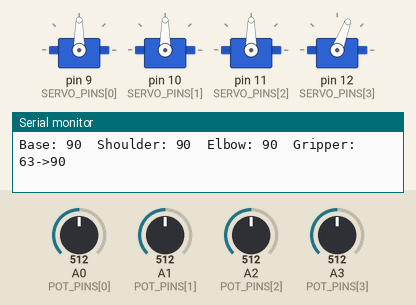
Bench run of a sketch on a simulated Arduino Uno, built with avr-gcc and run on an emulated ATmega328P. Parts: 4 × servo, the last lines printed to the serial monitor. The inputs (shaded band) are chosen by the test bench; at power-on: A0 (POT_PINS[0]) = 512, A1 (POT_PINS[1]) = 512, A2 (POT_PINS[2]) = 512, A3 (POT_PINS[3]) = 512.

Above: at 1.2 s.
1.3 s: A0 (POT_PINS[0]) set to 992
At 4.0 s:
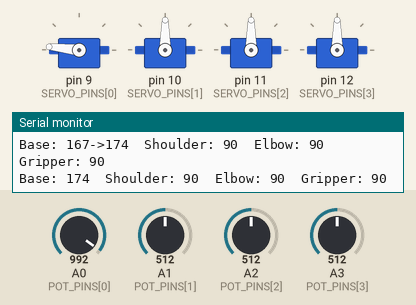
4.3 s: A1 (POT_PINS[1]) set to 562
At 5.9 s:
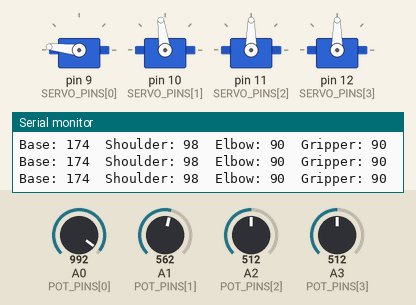
7.3 s: A1 (POT_PINS[1]) set to 588
At 8.0 s:
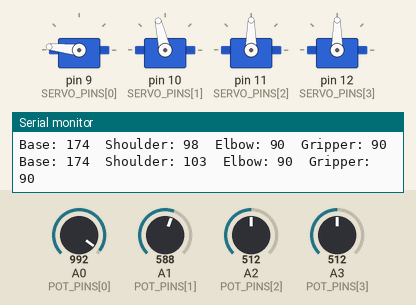
9.0 s: A2 (POT_PINS[2]) set to 716
At 10.4 s:
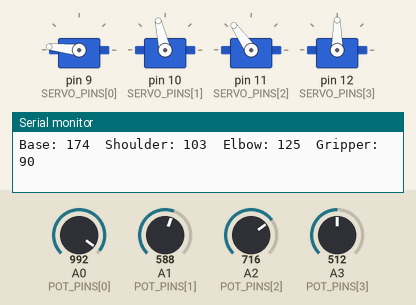
11.3 s: A3 (POT_PINS[3]) set to 716
At 13.3 s:
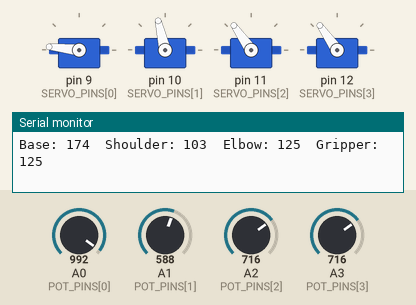
13.6 s: A1 (POT_PINS[1]) set to 716
At 15.3 s:
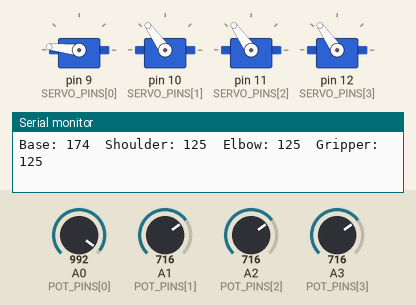
Timing chart, 0 to 16.6 s (numbered marks = the images above; inputs shaded):
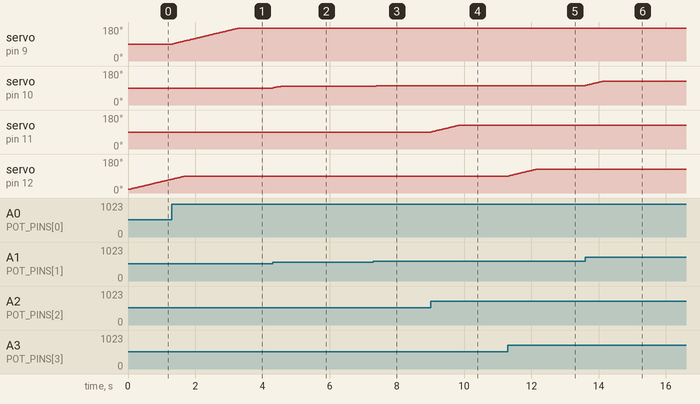

The sketch:

Robot-Arm-Servo-Controller.ino
```cpp
// 086 - Robot Arm Servo Controller
// A four joint robot arm whose base, shoulder, elbow and gripper follow four
// potentiometers. The joints glide smoothly to their target instead of
// jumping, and every angle is printed on the Serial Monitor.
// Board: Arduino Uno
//
// Wiring:
//   SG90 micro servos:
//     Base     signal -> digital pin 9
//     Shoulder signal -> digital pin 10
//     Elbow    signal -> digital pin 11
//     Gripper  signal -> digital pin 12
//     (each servo: red -> 5V, brown -> GND, orange -> signal pin)
//   Potentiometers (each: one outer leg -> 5V, other outer leg -> GND,
//   wiper -> analog input):
//     Base pot      wiper -> A0
//     Shoulder pot  wiper -> A1
//     Elbow pot     wiper -> A2
//     Gripper pot   wiper -> A3
//
// POWER NOTE: four servos can stall the USB port. For reliable operation
// feed the servo 5V rail from a separate 5V supply (or a good 5V adapter)
// and join that supply's ground to the Arduino ground. Never power servos
// from the Arduino's VIN pin.
//
// JOYSTICK ALTERNATIVE: instead of four potentiometers you can use two
// joystick modules - the X axis of joystick 1 drives the base, its Y axis
// the shoulder, and joystick 2 controls elbow and gripper. The analog
// readings are identical (0-1023), so only the wiring changes, no code edit
// is needed.
//
// Libraries: Servo (built-in with the Arduino IDE)

#include <Servo.h>  // Built-in Arduino library for RC servo motors

// ---------------- Pin constants ----------------
const int SERVO_PINS[4] = {9, 10, 11, 12};        // base, shoulder, elbow, gripper
const int POT_PINS[4] = {A0, A1, A2, A3};         // matching control knobs

// ---------------- Behaviour settings ----------------
const int STEP_DEGREES = 1;        // largest move per update (smooth glide)
const unsigned long MOVE_MS = 20;  // 50 servo updates per second
const unsigned long PRINT_MS = 500;  // Serial heartbeat interval
const float POT_SMOOTHING = 0.20;  // low pass filter weight (0-1), smaller = calmer
const int START_ANGLE[4] = {90, 90, 90, 20};  // pose the arm powers up in
const char* JOINT_NAMES[4] = {"Base", "Shoulder", "Elbow", "Gripper"};

// ---------------- State variables ----------------
Servo armServo[4];
int currentAngle[4] = {90, 90, 90, 20};  // where each joint is right now
int targetAngle[4] = {90, 90, 90, 20};   // where the knob is asking for
float filteredPot[4] = {512, 512, 512, 512};  // smoothed pot readings
unsigned long lastMoveMs = 0;
unsigned long lastPrintMs = 0;

// Average a few analog samples so electrical noise cannot jitter the arm
int readPotSmoothed(int pin) {
  long total = 0;
  for (byte i = 0; i < 4; i++) {
    total += analogRead(pin);
    delay(1);
  }
  return (int)(total / 4);
}

// Move one joint exactly one step towards its target and write it out
void stepTowards(byte index) {
  if (currentAngle[index] < targetAngle[index]) {
    currentAngle[index]++;
  } else if (currentAngle[index] > targetAngle[index]) {
    currentAngle[index]--;
  }
  armServo[index].write(currentAngle[index]);
}

void setup() {
  Serial.begin(9600);
  Serial.println("086 - Robot Arm Servo Controller ready.");
  Serial.println("Turn the four potentiometers to move the arm.");

  for (byte i = 0; i < 4; i++) {
    pinMode(POT_PINS[i], INPUT);
    armServo[i].attach(SERVO_PINS[i]);

    // Start from a known pose and load the filter with a real reading
    currentAngle[i] = START_ANGLE[i];
    targetAngle[i] = START_ANGLE[i];
    armServo[i].write(currentAngle[i]);
    filteredPot[i] = readPotSmoothed(POT_PINS[i]);
  }
}

void loop() {
  unsigned long now = millis();

  // ----- 1. Read the knobs and refresh the targets -----
  if (now - lastMoveMs >= MOVE_MS) {
    lastMoveMs = now;

    for (byte i = 0; i < 4; i++) {
      int raw = readPotSmoothed(POT_PINS[i]);

      // Low pass filter: the target only creeps towards the raw reading,
      // which removes the last trace of jitter from the potentiometer.
      filteredPot[i] = filteredPot[i] + POT_SMOOTHING * ((float)raw - filteredPot[i]);

      // Full knob travel (0-1023) maps onto the full servo sweep (0-180)
      targetAngle[i] = map((int)filteredPot[i], 0, 1023, 0, 180);

      // One degree per update = a smooth glide instead of a jump
      stepTowards(i);
    }
  }

  // ----- 2. Print the joint angles every 500 ms -----
  if (now - lastPrintMs >= PRINT_MS) {
    lastPrintMs = now;

    for (byte i = 0; i < 4; i++) {
      Serial.print(JOINT_NAMES[i]);
      Serial.print(": ");
      Serial.print(currentAngle[i]);
      if (currentAngle[i] != targetAngle[i]) {
        Serial.print("->");      // show where the joint is heading
        Serial.print(targetAngle[i]);
      }
      Serial.print("  ");
    }
    Serial.println();
  }

  delay(5);
}
```

Measured:
- after the input at 1.3 s, servo on pin 9 (SERVO_PINS[0]): moves from 90° to 174° over 2.0 s, starting at once
- after the input at 4.3 s, servo on pin 10 (SERVO_PINS[1]): 90° → 97° at once, → 98° 0.24 s later
- after the input at 7.3 s, servo on pin 10 (SERVO_PINS[1]): 98° → 102° at once, → 103° 0.26 s later
- after the input at 9.0 s, servo on pin 11 (SERVO_PINS[2]): moves from 90° to 125° over 0.80 s, starting at once
- after the input at 11.3 s, servo on pin 12 (SERVO_PINS[3]): moves from 90° to 125° over 0.81 s, starting at once
- after the input at 13.6 s, servo on pin 10 (SERVO_PINS[1]): moves from 103° to 125° over 0.50 s, starting at once
